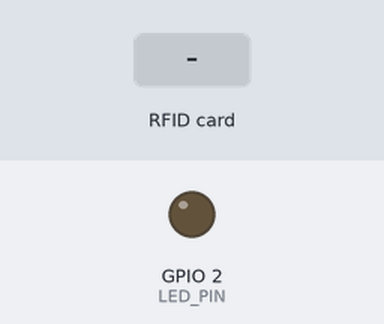
This sketch was run on a simulated ESP32. Parts: output pins drawn as LEDs (lit = HIGH). The test bench sets the inputs (shaded band). WiFi joins after 1.5 s; servers stay silent unless stated; the local clock reads 2024-03-15 10:24:30 at power-on unless the sketch sets it; what the sketch prints to the serial monitor is not drawn.

Above: at 0.1 s.
At 2.7 s:
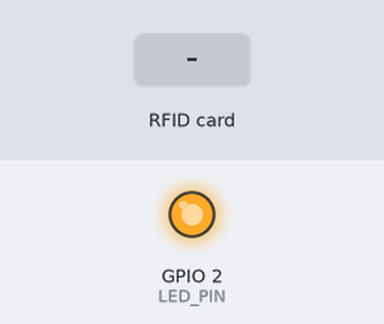
2.8 s: RFID card 5E 7A 19 C4 held to the reader
At 4.3 s:
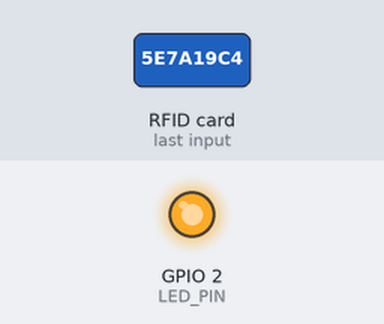
Timing chart, 0 to 5.8 s (numbered marks = the images above; inputs shaded):
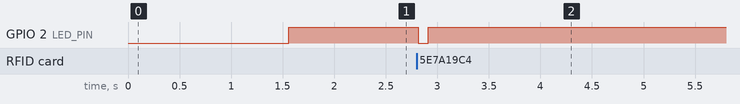

The sketch:

Device_Truck.ino
```cpp
#include <WiFi.h>
#include <SPI.h>
#include <MFRC522.h>
#include <Firebase_ESP_Client.h>

// ✅ Firebase Add-ons (มากับ Firebase ESP Client)
#include "addons/TokenHelper.h"
#include "addons/RTDBHelper.h"

#include <time.h>

/* ================= LED STATUS ================= */
#define LED_PIN 2

/* ================= WiFi ================= */
#define WIFI_SSID     "SEEKUBALIK"
#define WIFI_PASSWORD "123456878"

/* ================= Firebase ================= */

#define FIREBASE_HOST "https://smartwaste2568-1d792-default-rtdb.asia-southeast1.firebasedatabase.app"
#define FIREBASE_API_KEY "AIzaSyA9SQW3iUwZWCgeG6eOYvvMU5g2hb_Zlrw"
#define FIREBASE_RTDB_SECRET "GMuGBCsGkacuGbD153V1TBWpqufxfSskJfkoRgp8"

/* ================= RFID ================= */
#define SS_PIN   5
#define RST_PIN  22
MFRC522 rfid(SS_PIN, RST_PIN);

/* ================= Firebase objects ================= */
FirebaseData fbdo;
FirebaseAuth auth;          // ยังประกาศไว้ได้ (ปล่อยว่าง)
FirebaseConfig config;

/* ================= Device ================= */
String DEVICE_ID = "esp32_01";

/* ================= State ================= */
bool wifiConnected = false;
unsigned long lastScanMillis = 0;

/* ================= Helper ================= */
String uidToString(MFRC522::Uid uid) {
  String s = "";
  for (byte i = 0; i < uid.size; i++) {
    if (uid.uidByte[i] < 0x10) s += "0";
    s += String(uid.uidByte[i], HEX);
  }
  s.toUpperCase();
  return s;
}

static void logFirebaseConnectedOnce() {
  Serial.print("Firebase connecting");
  unsigned long t0 = millis();

  while (!Firebase.ready() && (millis() - t0 < 8000)) {
    delay(200);
    Serial.print(".");
  }
  Serial.println();

  if (Firebase.ready()) {
    Serial.println("Firebase connected ✅");
  } else {
    Serial.println("Firebase not ready ❌");
  }
}

/* ================= Setup ================= */
void setup() {
  Serial.begin(115200);
  Serial.println("\n=== ESP32 START ===");

  // 1) เริ่มต้น: ให้ไฟดับไว้ก่อน
  pinMode(LED_PIN, OUTPUT);
  digitalWrite(LED_PIN, LOW);

  /* RFID */
  SPI.begin(18, 19, 23, SS_PIN);
  rfid.PCD_Init();
  Serial.println("RFID READY");

  /* WiFi */
  WiFi.mode(WIFI_STA);
  WiFi.begin(WIFI_SSID, WIFI_PASSWORD);
  Serial.print("Connecting WiFi");
  while (WiFi.status() != WL_CONNECTED) {
    delay(500);
    Serial.print(".");
  }

  wifiConnected = true;
  Serial.println("\n✅ WiFi Connected");
  Serial.println(WiFi.localIP());

  /* Firebase Config (Legacy Token) */
  config.api_key = FIREBASE_API_KEY;
  config.database_url = FIREBASE_HOST;
  config.signer.tokens.legacy_token = FIREBASE_RTDB_SECRET;
  config.token_status_callback = tokenStatusCallback;

  // ปรับ Buffer แก้ปัญหา SSL หลุดบ่อย
  fbdo.setBSSLBufferSize(1024, 1024);
  config.timeout.socketConnection = 10000;

  Firebase.begin(&config, &auth);
  Firebase.reconnectWiFi(true);
  logFirebaseConnectedOnce();

  /* Time Setup */
  configTime(7 * 3600, 0, "time.google.com", "pool.ntp.org", "time.nist.gov");
  Serial.print("Syncing Time");

  // 3) เชื่อม WiFi ได้แล้ว แต่กำลัง Sync Time/Firebase: ให้กระพริบ
  while (time(nullptr) < 1000000000) {
    digitalWrite(LED_PIN, !digitalRead(LED_PIN));
    delay(250);
    Serial.print(".");
  }
  Serial.println("\n✅ Time Synced");

  Serial.print("Firebase ready = ");
  Serial.println(Firebase.ready());

  // 4) เสร็จทุกอย่าง: ไฟติดค้าง
  digitalWrite(LED_PIN, HIGH);
}

/* ================= Loop ================= */
void loop() {
  /* ตรวจสอบ WiFi */
  if (WiFi.status() != WL_CONNECTED) {
    if (wifiConnected) {
      Serial.println("📶 WiFi LOST");
      wifiConnected = false;
      // ถ้าเน็ตหลุด: ไฟดับ
      digitalWrite(LED_PIN, LOW);
    }
    delay(1000);
    return;
  }

  // ถ้ากลับมาเชื่อมต่อได้แล้ว
  if (!wifiConnected) {
    wifiConnected = true;
    Serial.println("✅ WiFi RECONNECTED");
    digitalWrite(LED_PIN, HIGH);
  }

  if (!Firebase.ready()) return;

  /* กันสแกนรัว (Cooldown 2 วิ) */
  if (millis() - lastScanMillis < 2000) return;

  /* RFID */
  if (!rfid.PICC_IsNewCardPresent()) return;
  if (!rfid.PICC_ReadCardSerial()) return;

  lastScanMillis = millis();

  // กระพริบยืนยันการอ่านบัตร
  digitalWrite(LED_PIN, LOW);
  delay(100);
  digitalWrite(LED_PIN, HIGH);

  String rfidUID = uidToString(rfid.uid);
  Serial.println("📌 RFID SCANNED = " + rfidUID);

  sendRFIDEvent(rfidUID);

  rfid.PICC_HaltA();
  rfid.PCD_StopCrypto1();
}

/* ================= Send Event ================= */
void sendRFIDEvent(String rfidUID) {
  FirebaseJson json;
  json.set("rfid", rfidUID);
  json.set("time", (double)time(nullptr) * 1000);

  String path = "/rfid_events/" + DEVICE_ID;
  Serial.print("Updating " + path + "... ");

  if (Firebase.RTDB.setJSON(&fbdo, path, &json)) {
    Serial.println("✅ UPDATE SUCCESS");
  } else {
    Serial.println("❌ FAILED");
    Serial.println("REASON: " + fbdo.errorReason());
  }
}
```

Measured:
- after the input at 2.8 s, GPIO 2 (LED_PIN): HIGH → LOW at once, → HIGH 0.10 s later
